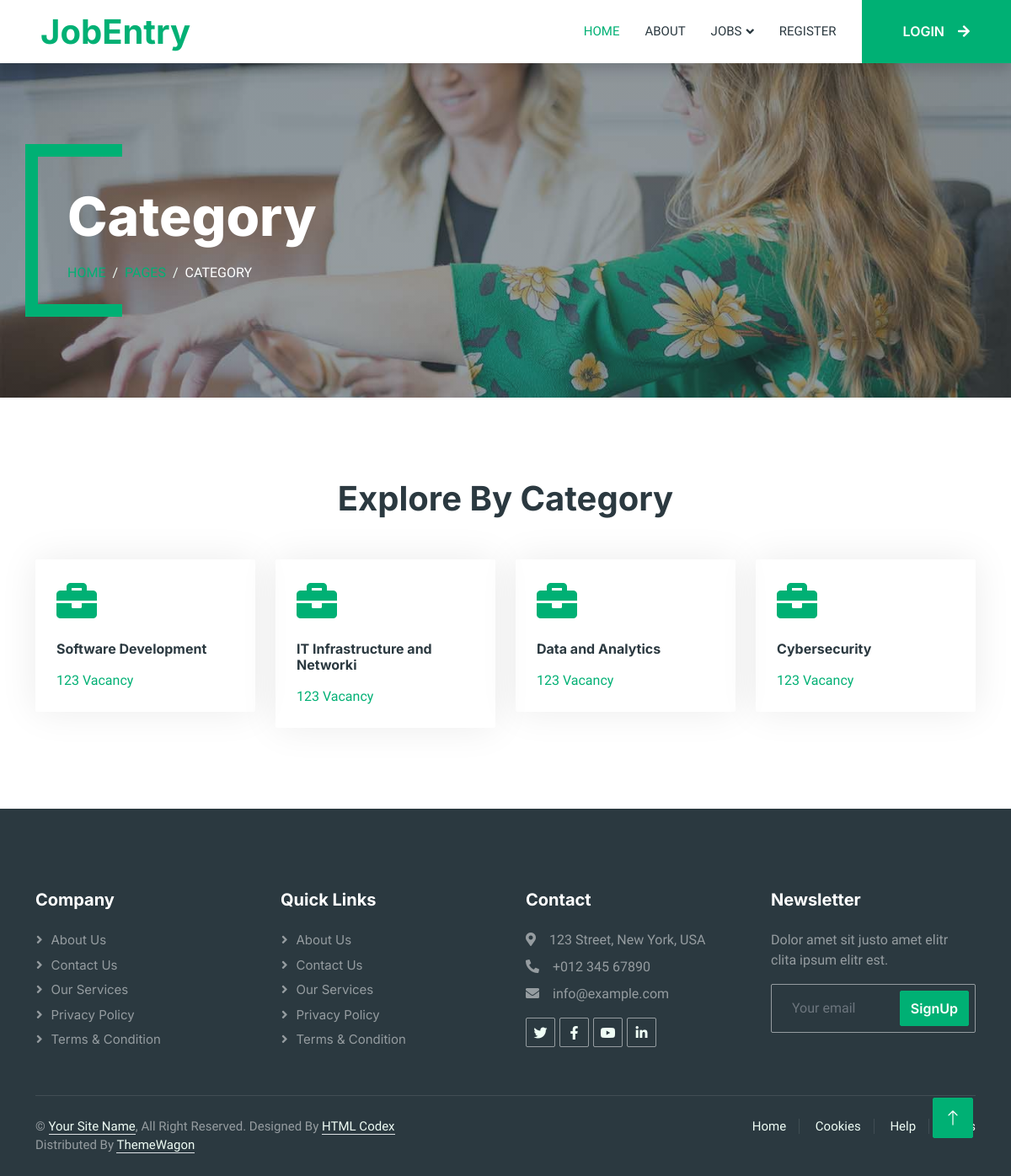
/Guest/allcategory.php, run on the app's committed database.
### tables this page shows
CREATE TABLE `tbl_jobtype` (
  `jobtypeid` int(11) NOT NULL,
  `jobtypename` varchar(100) NOT NULL
);

### dboperation.php (called while the page is built, shortened)
<?php
class dboperation
{
    public $con,$res;
    function __construct()
    {
        $this->con=mysqli_connect("localhost","root","","db_jobportalfinal");
    }
    public function executequery($sql)
    {
        $this->res=mysqli_query($this->con,$sql);
        return $this->res;
    }
}
?>

### Guest/allcategory.php (the view)
<?php
 include("header.php");
include_once("../dboperation.php");
$obj = new dboperation();
$job="SELECT * FROM tbl_jobtype limit 4";
$jres = $obj->executequery($job);
?>
        <div class="container-xxl py-5 bg-dark page-header mb-5">
            <div class="container my-5 pt-5 pb-4">
                <h1 class="display-3 text-white mb-3 animated slideInDown">Category</h1>
                <nav aria-label="breadcrumb">
                    <ol class="breadcrumb text-uppercase">
                        <li class="breadcrumb-item"><a href="index.php">Home</a></li>
                        <li class="breadcrumb-item"><a href="#">Pages</a></li>
                        <li class="breadcrumb-item text-white active" aria-current="page">Category</li>
                    </ol>
                </nav>
            </div>
        </div>
<div class="container-xxl py-5">
    <div class="container">
        <h1 class="text-center mb-5 wow fadeInUp" data-wow-delay="0.1s">Explore By Category</h1>
        <div class="row g-4">
<?php while ($r4 = mysqli_fetch_array($jres)) { ?>
            <div class="col-lg-3 col-sm-6 wow fadeInUp" data-wow-delay="0.1s">
                <a class="cat-item rounded p-4" href="joblistc.php?cid=<?php echo $r4['jobtypeid'];?>">
                    <i class="fa fa-3x fa-briefcase text-primary mb-4"></i>
                    <h6 class="mb-3"><?php echo $r4['jobtypename']; ?></h6>
                    <p class="mb-0">123 Vacancy</p>
                </a>
            </div>
        <?php } ?>
        </div>
    </div>
</div>
<?php include("footer.php"); ?>

### Guest/css/style.css (style rules this page uses)
:root { --primary: #00B074; --secondary: #2B9BFF; --light: #EFFDF5; --dark: #2B3940; }
.header-carousel .container, .page-header .container { position: relative; padding: 45px 0 45px 35px; border-left: 15px solid var(--primary); }
.header-carousel .container::before, .header-carousel .container::after, .page-header .container::before, .page-header .container::after { position: absolute; content: ""; top: 0; left: 0; width: 100px; height: 15px; background: var(--primary); }
.header-carousel .container::after, .page-header .container::after { top: 100%; margin-top: -15px; }
.page-header { background: linear-gradient(rgba(43, 57, 64, .5), rgba(43, 57, 64, .5)), url(../img/carousel-1.jpg) center center no-repeat; background-size: cover; }
.breadcrumb-item + .breadcrumb-item::before { color: var(--light); }
.cat-item { display: block; box-shadow: 0 0 45px rgba(0, 0, 0, .08); border: 1px solid transparent; transition: .5s; }

### data on the page
tbl_jobtype: jobtypename "Software Development"
tbl_jobtype: jobtypename "IT Infrastructure and Networki"
tbl_jobtype: jobtypename "Data and Analytics"
tbl_jobtype: jobtypename "Cybersecurity"
